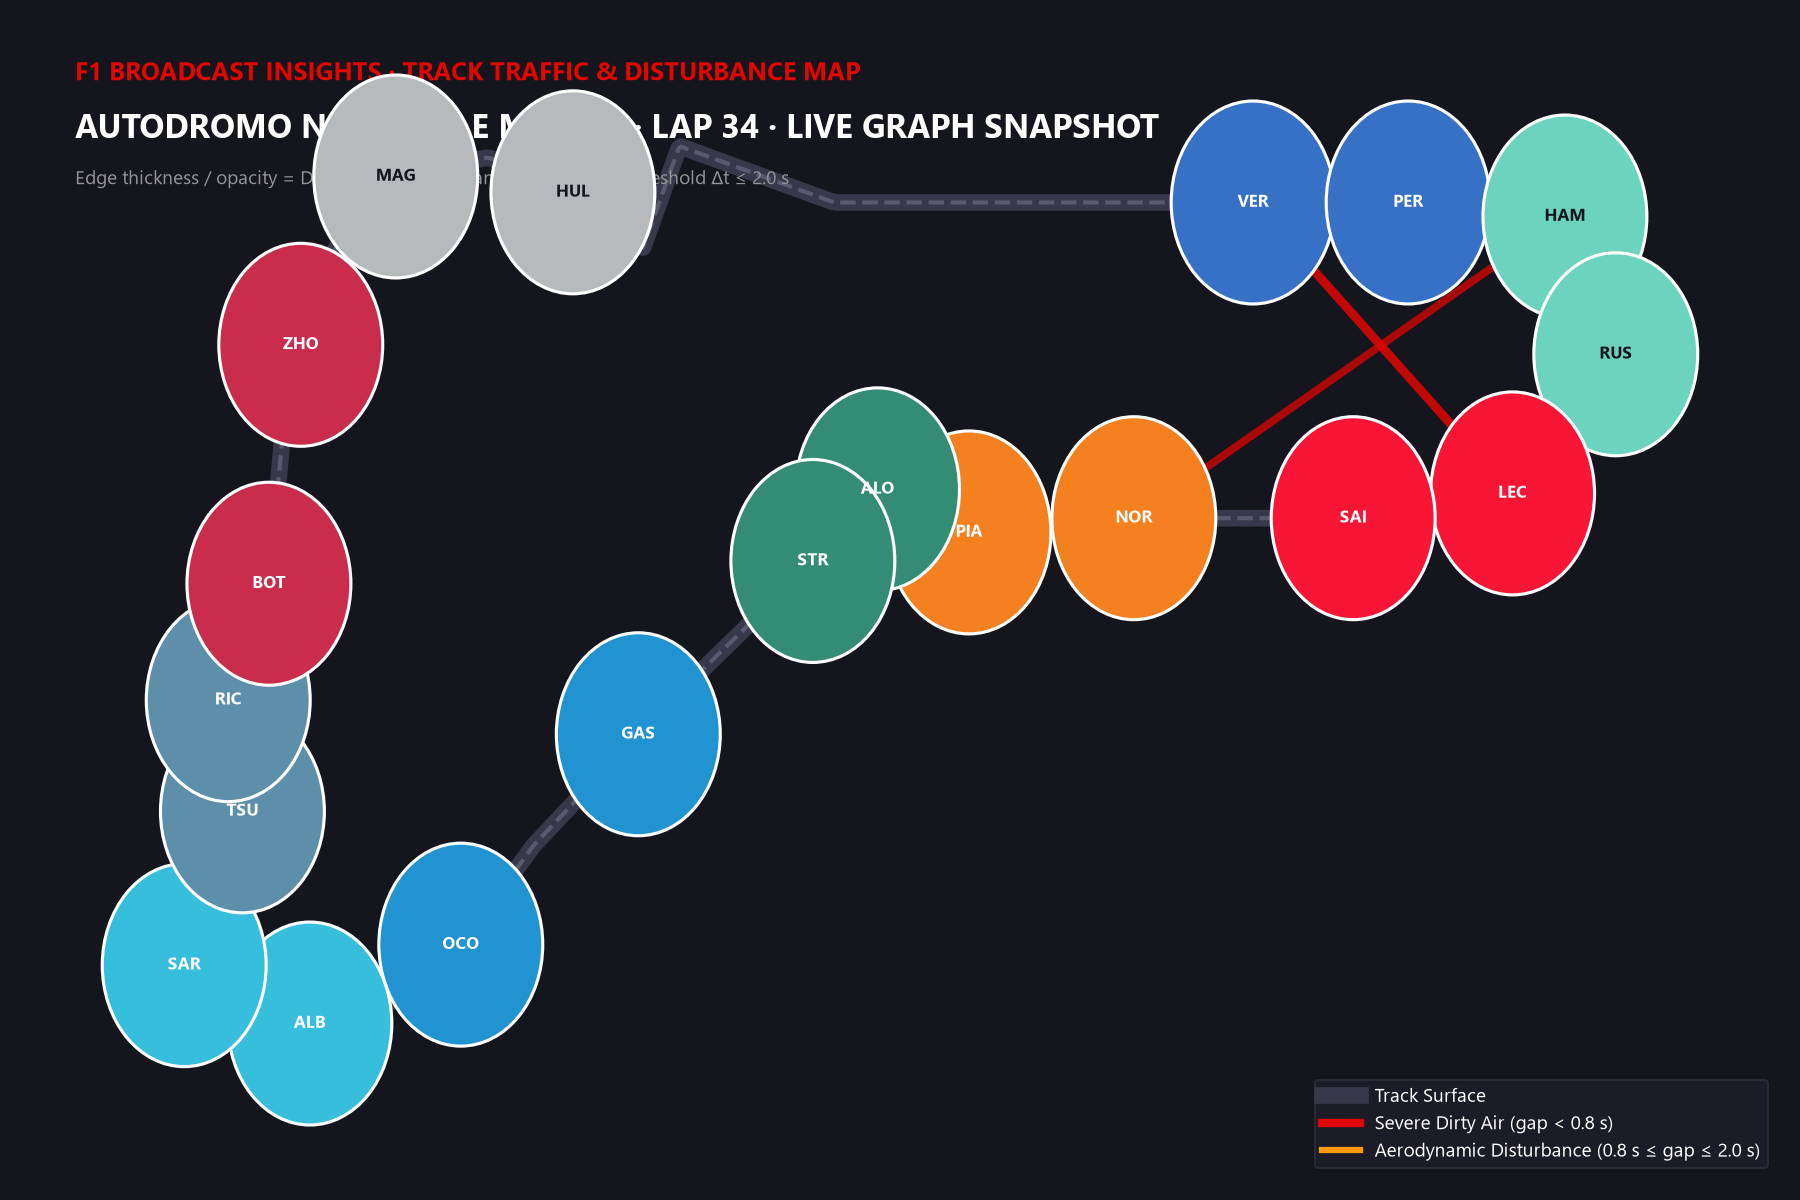

The Python source for this figure:
"""
Visual V1: Track Traffic Map
Circuit outline with cars as colored nodes, 3-letter driver codes,
and directed disturbance edges scaled by RBF weights.
Standard: ASD-STE100 Plain English
"""

import numpy as np
import matplotlib.pyplot as plt
import matplotlib.patches as patches
from pathlib import Path

try:
    from .theme import (
        apply_broadcast_theme, CARBON_DARK, CARD_BG, F1_RED, PURE_WHITE,
        TEXT_MUTED, DRS_CYAN, TEAM_COLORS
    )
except ImportError:  # Supports direct execution from the visuals directory.
    from theme import (
        apply_broadcast_theme, CARBON_DARK, CARD_BG, F1_RED, PURE_WHITE,
        TEXT_MUTED, DRS_CYAN, TEAM_COLORS
    )


def generate_track_map(
    car_positions: dict,
    edges: list,
    circuit_name: str = "Circuit",
    lap_num: int = 31,
    output_path: str = "visuals/v1_track_map.png",
    track_xy: np.ndarray = None,
):
    """
    Renders V1 broadcast track traffic map.
    car_positions: dict {driver_code: (x, y)} in circuit coords
    edges: list of tuples (leader_code, follower_code, rbf_weight, gap_sec)
    """
    if not car_positions:
        raise ValueError("car_positions must contain at least one driver")
    for driver, position in car_positions.items():
        if len(position) != 2 or not np.isfinite(np.asarray(position, dtype=float)).all():
            raise ValueError(f"Position for {driver!r} must be a finite (x, y) pair")
    apply_broadcast_theme()
    fig, ax = plt.subplots(figsize=(12, 8), dpi=150)
    fig.patch.set_facecolor(CARBON_DARK)
    ax.set_facecolor(CARD_BG)

    if track_xy is not None:
        track_xy = np.asarray(track_xy, dtype=float)
        if track_xy.ndim != 2 or track_xy.shape[1] != 2:
            raise ValueError("track_xy must have shape [points, 2]")
        track_xy = track_xy[np.isfinite(track_xy).all(axis=1)]
        if len(track_xy) > 1:
            ax.plot(track_xy[:, 0], track_xy[:, 1], color="#38384A", lw=8, zorder=1, label="Track Surface")
            ax.plot(track_xy[:, 0], track_xy[:, 1], color="#5A5A6E", lw=2, linestyle="--", zorder=2)
    else:
        ax.text(0.5, 0.50, "Circuit coordinates unavailable", transform=ax.transAxes,
                color=TEXT_MUTED, ha="center", va="center")

    # Draw directed disturbance edges (leader -> follower)
    for leader, follower, weight, gap in edges:
        if leader in car_positions and follower in car_positions:
            lx, ly = car_positions[leader]
            fx, fy = car_positions[follower]

            # Edge style based on RBF weight
            alpha = float(np.clip(weight, 0.3, 1.0))
            lw = float(np.clip(weight * 5.0, 1.5, 6.0))
            edge_color = F1_RED if gap < 0.8 else "#FF9900"

            # Draw arrow from leader to follower (disturbance flow)
            ax.annotate(
                "",
                xy=(fx, fy), xytext=(lx, ly),
                arrowprops=dict(
                    arrowstyle="-|>",
                    color=edge_color,
                    lw=lw,
                    alpha=alpha,
                    mutation_scale=18
                ),
                zorder=3
            )

    # Draw car nodes
    for drv, (x, y) in car_positions.items():
        color = TEAM_COLORS.get(drv, PURE_WHITE)
        # Node circle
        circle = plt.Circle((x, y), radius=45, color=color, ec=PURE_WHITE, lw=1.5, zorder=5)
        ax.add_patch(circle)
        # Driver label
        ax.text(
            x, y, drv,
            color=CARBON_DARK if drv in {"HAM", "RUS", "MAG", "HUL"} else PURE_WHITE,
            fontsize=8, fontweight="bold", ha="center", va="center", zorder=6
        )

    # Broadcast Header Card
    ax.text(
        0.03, 0.95, "F1 BROADCAST INSIGHTS · TRACK TRAFFIC & DISTURBANCE MAP",
        transform=ax.transAxes, color=F1_RED, fontsize=12, fontweight="heavy"
    )
    ax.text(
        0.03, 0.90, f"{circuit_name.upper()} · LAP {lap_num} · LIVE GRAPH SNAPSHOT",
        transform=ax.transAxes, color=PURE_WHITE, fontsize=16, fontweight="bold"
    )
    ax.text(
        0.03, 0.86, "Edge thickness / opacity = Dynamic RBF disturbance weight e_ij · Threshold Δt ≤ 2.0 s",
        transform=ax.transAxes, color=TEXT_MUTED, fontsize=9
    )

    # Legend indicator
    ax.plot([], [], color=F1_RED, lw=4, label="Severe Dirty Air (gap < 0.8 s)")
    ax.plot([], [], color="#FF9900", lw=3, label="Aerodynamic Disturbance (0.8 s ≤ gap ≤ 2.0 s)")
    leg = ax.legend(loc="lower right", facecolor=CARD_BG, edgecolor="#2D2D3D", fontsize=9)
    for text in leg.get_texts():
        text.set_color(PURE_WHITE)

    ax.axis("off")
    plt.tight_layout()

    out_file = Path(output_path)
    out_file.parent.mkdir(parents=True, exist_ok=True)
    plt.savefig(out_file, facecolor=CARBON_DARK, edgecolor="none")
    plt.close()
    return str(out_file)


if __name__ == "__main__":
    # Demo generation
    theta = np.linspace(0, 2 * np.pi, 20, endpoint=False)
    drivers = ["VER", "PER", "HAM", "RUS", "LEC", "SAI", "NOR", "PIA", "ALO", "STR",
               "GAS", "OCO", "ALB", "SAR", "TSU", "RIC", "BOT", "ZHO", "MAG", "HUL"]
    demo_pos = {
        drv: (1000 * np.cos(theta[i]) + 200 * np.sin(2 * theta[i]),
              400 * np.sin(theta[i]) + 100 * np.cos(3 * theta[i]))
        for i, drv in enumerate(drivers)
    }
    demo_edges = [
        ("VER", "HAM", 0.92, 0.5),
        ("HAM", "LEC", 0.85, 0.7),
        ("LEC", "SAI", 0.78, 0.9),
        ("NOR", "PIA", 0.88, 0.6),
        ("ALO", "GAS", 0.45, 1.4),
        ("ALB", "TSU", 0.35, 1.8),
    ]
    path = generate_track_map(demo_pos, demo_edges, output_path="visuals/v1_track_map.png")
    print(f"Generated V1 Track Map at: {path}")
